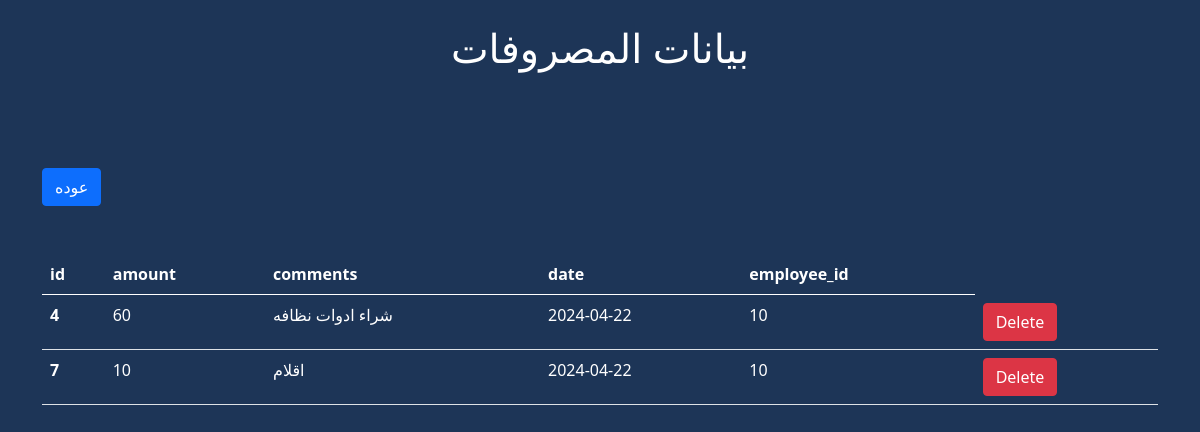
Screenshot of /exbenses_data_read.php with the database file from the repository.
### tables this page shows
CREATE TABLE `exbensess` (
  `exbensess_id` int(11) NOT NULL,
  `amount` int(255) NOT NULL,
  `comments` varchar(512) NOT NULL,
  `date` varchar(50) NOT NULL,
  `employee_id` int(11) DEFAULT NULL
);

### exbenses_data_read.php (the view, shortened to what this page needs)
<!DOCTYPE html>
<html lang="en">
    <head>
        <link href="https://cdn.jsdelivr.net/npm/bootstrap@5.0.2/dist/css/bootstrap.min.css" rel="stylesheet"
>
    </head>
<body  class="text-white" style="background-color:  #1D3557">
    <h1 class="text-center mt-4">بيانات المصروفات</h1>
    <body class="bg-secondary">
    <div class="container mt-5">
        <a class="btn btn-primary mt-5" href="expenses_data.php">عوده</a>
        <table class="table mt-5  text-white">
            <thead>
                <tr>
                    <th scope="col">id</th>
                    <th scope="col">amount</th>
                    <th scope="col">comments</th>
                    <th scope="col">date</th>
                    <th scope="col">employee_id</th>
                </tr>
            </thead>
            <tbody>
                <?php
                include "connect.php";
                $sqlselect = "SELECT * FROM `exbensess`";
                $resultselect = mysqli_query($con, $sqlselect);
                if ($resultselect) {
                    while ($row = mysqli_fetch_assoc($resultselect)) {
                        $id = $row['exbensess_id'];
                        $amount = $row['amount'];
                        $comments = $row['comments'];
                        $date= $row['date'];
                        $employee_id = $row['employee_id'];
                        echo ' <tr>
                        <th scope="row">'.$id.'</th>
                        <td>'.$amount.'</td>
                        <td>'.$comments.'</td>
                        <td>'.$date.'</td  n>
                        <td>'.$employee_id.'</td>
                        <td>
                            <a href="delete_exbenses_data.php?deleteid='.$id.'" class="btn btn-danger">Delete</a>
                        </td>
                        </tr>
                        ';
                    }
                }
                ?>
            </tbody>
        </table>
    </div>
</body>

### rows the page displays
exbensess: exbensess_id "4", amount "60", comments "شراء ادوات نظافه", date "2024-04-22", employee "10"
exbensess: exbensess_id "7", amount "10", comments "اقلام", date "2024-04-22", employee "10"
